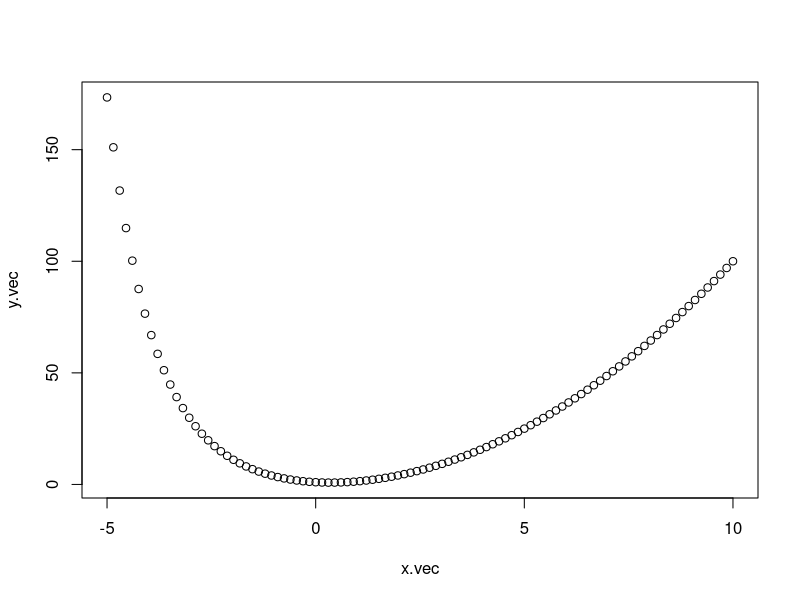
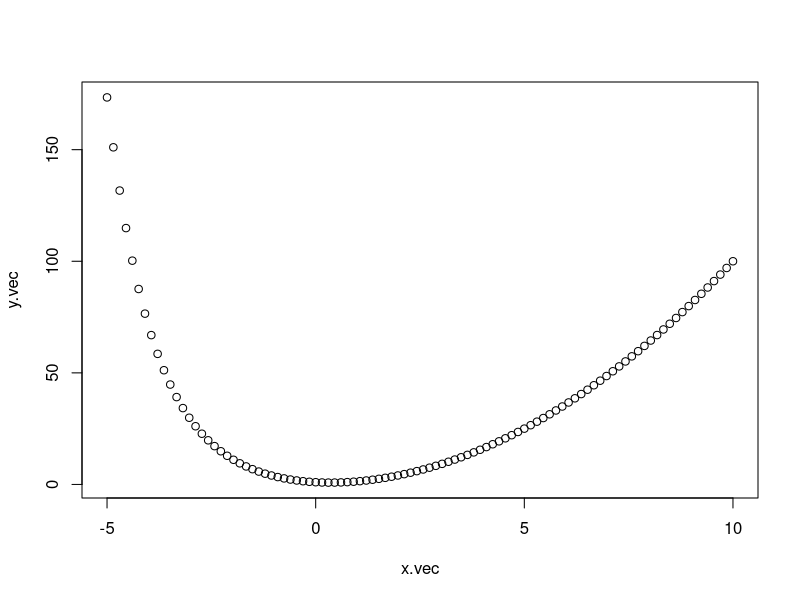
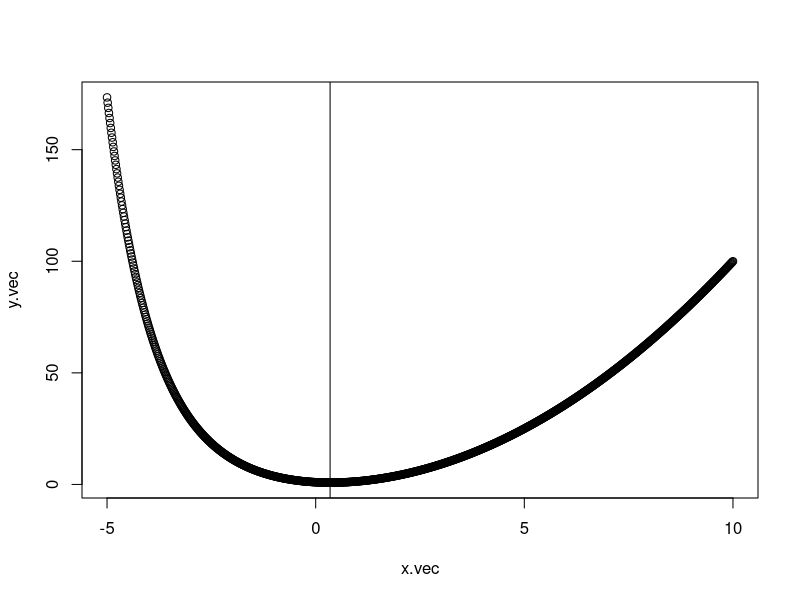

The R source for these figures, in order: (Note: this script raises an error after producing the figures.)
#### goal : f(x) = exp(-x) + x^2 의 최솟값 찾기

### grid search 하기 위해서는 search 할 범위를 정해야 함 -> 그림을 통해 범위를 정해보자
#함수 정의
obj.fun = function(x){
  exp(-x) + x^2 #return 없을 때는 마지막에 나온 값을 return
}

x.vec = seq(-5,10, length.out = 100)
y.vec = x.vec * Inf # x.vec 과 길이가 맞는 임의의 벡터를 생성한다. 

obj.fun(x.vec[1])
obj.fun(x.vec[100])
obj.fun(x.vec[50])
obj.fun(x.vec[10])
### 이러면 1 / 100 / 50 내에 샌드위치 정리가 성립된다 -> 현재는 -10~10 사이에 최솟값이 존재함을 알 수 있다.
### 따라서 a, b 값을 -10 , 10 으로 구한 상태! - seq(-10, 10)이여서
### x.vec 100개의 원소값에 대한 함수값을 구하고자 한다.
pos = 0 #y의 인덱스 설정
for(x in x.vec){
  pos = pos + 1
  print(pos) #pos 잘 먹히는지 확인
  y.vec[pos] = obj.fun(x)
  print(y.vec[pos])
}

plot(x.vec, y.vec) # seq(-10 ~ -5) 에서의 값 scale이 너무 커서, 그래프가 정확하게 나오지 않음 & -5 ~ 10으로 그리면 잘 나옴

### 쉽게 쓰는 코드
obj.fun = function(x){
  exp(-x) + x^2 #return 없을 때는 마지막에 나온 값을 return
}
x.vec = seq(-5,10, length.out = 100)
y.vec = obj.fun(x.vec) #그냥 순서대로 들어감

plot(x.vec, y.vec)

### 이제 구간은 정했다. BUT 너무 오래 걸림
a = -5 ; b = 10; eps = 10^(-7); m = round(1/eps)
x.vec = seq(a, b, length.out = m)
y.vec = rep(NA, m)
for (i in 1:m){
  y.vec[i] = obj.fun(x.vec[i])
}

## For문을 사용하지 말자 -> 그래도 점이 너무 많아서 plot 그리기는 힘들다
a = -5 ; b = 10; eps = 10^(-7); m = round(1/eps)
x.vec = seq(a, b, length.out = m)
y.vec = obj.fun(x.vec)
#plot(x.vec, y.vec)

## For문을 사용하지 말자 -> 그래도 점이 너무 많아서 plot 그리기는 힘들다
a = -5 ; b = 10; eps = 10^(-3); m = round(1/eps)
x.vec = seq(a, b, length.out = m)
y.vec = obj.fun(x.vec)
plot(x.vec, y.vec) #range 좀 줄임

### 최소값을 구해보자
opt = which.min(y.vec) #최소값의 index
x.vec[opt]
abline(v = x.vec[opt]) #최소값에 줄을 그려주기

####다시 eps = 10^(-7)로 진행해보자

iter.max = 100 #반복 횟수 지정
a = -5; b = 10; m = 10  #inital은 for 문 밖으로 빼주자

for(iter in 1:iter.max){
  print(iter)
  x.vec = seq(a, b, length.out = m)
  print(1)
  y.vec = obj.fun(x.vec); opt = which.min(y.vec) #opt = min's index of y.vec
  print(2)
  print(opt)
  a = x.vec[opt-1] #change range
  print(a)
  b = x.vec[opt+1]
  print(b)
  print(c(a,b))
}

#### 최소값이 y.vec의 맨 앞에 있어 opt = 1 이거나, 마지막에 있을 경우  error가 발생하므로 조건문으로 규제한다.
###근데 구간 내에서 잘 굴러가다가 왜 갑자가ㅣ opt = 1로 돼서 error가 뜨는지 모르겠네

iter.max = 100 #반복 횟수 지정
a = -5; b = 10;

#inital은 for 문 밖으로 빼주자

for(iter in 1:iter.max){
  x.vec = seq(a, b, length.out = m)
  y.vec = obj.fun(x.vec); opt = which.min(y.vec) 
  
  if(opt == 1 | opt == m) break
  a = x.vec[opt-1]
  b = x.vec[opt+1]
}
x.opt = (a+b) / 2 #왜 평균값이지? 못들음

### 범위가 지금 같이 잡혀있을 경우 1000번까지 다 돌아간다. 
### 조건문을 설정해줄 경우 지금과 같이 iter 8번만 돌면 끝난다.

iter.max = 100 #반복 횟수 지정
a = -10; b = 5; m = 20; eps = 1e-7 #inital은 for 문 밖으로 빼주자
 
for(iter in 1:iter.max){
  x.vec = seq(a, b, length.out = m)
  y.vec = obj.fun(x.vec); opt = which.min(y.vec) 
  
  if(opt == 1 | opt == m) break
  a = x.vec[opt-1]
  b = x.vec[opt+1]
  
  if (abs(b-a)<eps) break
  print(c(a,b))
  print(iter)
}
x.opt = (a+b) / 2 #왜 평균값이지? 못들음


